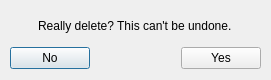
<?xml version="1.0" encoding="UTF-8"?>
<ui version="4.0">
 <class>DeleteDialog</class>
 <widget class="QDialog" name="DeleteDialog">
  <property name="geometry">
   <rect>
    <x>0</x>
    <y>0</y>
    <width>271</width>
    <height>80</height>
   </rect>
  </property>
  <property name="windowTitle">
   <string>Dialog</string>
  </property>
  <widget class="QWidget" name="">
   <property name="geometry">
    <rect>
     <x>10</x>
     <y>10</y>
     <width>251</width>
     <height>59</height>
    </rect>
   </property>
   <layout class="QVBoxLayout" name="verticalLayout">
    <item>
     <layout class="QHBoxLayout" name="horizontalLayout_2">
      <item>
       <spacer name="horizontalSpacer">
        <property name="orientation">
         <enum>Qt::Horizontal</enum>
        </property>
        <property name="sizeHint" stdset="0">
         <size>
          <width>40</width>
          <height>20</height>
         </size>
        </property>
       </spacer>
      </item>
      <item>
       <widget class="QLabel" name="label">
        <property name="text">
         <string>Really delete? This can't be undone.</string>
        </property>
       </widget>
      </item>
      <item>
       <spacer name="horizontalSpacer_2">
        <property name="orientation">
         <enum>Qt::Horizontal</enum>
        </property>
        <property name="sizeHint" stdset="0">
         <size>
          <width>40</width>
          <height>20</height>
         </size>
        </property>
       </spacer>
      </item>
     </layout>
    </item>
    <item>
     <layout class="QHBoxLayout" name="horizontalLayout">
      <item>
       <widget class="QPushButton" name="cancelButton">
        <property name="text">
         <string>No</string>
        </property>
        <property name="default">
         <bool>true</bool>
        </property>
       </widget>
      </item>
      <item>
       <spacer name="horizontalSpacer_3">
        <property name="orientation">
         <enum>Qt::Horizontal</enum>
        </property>
        <property name="sizeHint" stdset="0">
         <size>
          <width>40</width>
          <height>20</height>
         </size>
        </property>
       </spacer>
      </item>
      <item>
       <widget class="QPushButton" name="confirmButton">
        <property name="text">
         <string>Yes</string>
        </property>
       </widget>
      </item>
     </layout>
    </item>
   </layout>
  </widget>
 </widget>
 <resources/>
 <connections/>
</ui>
